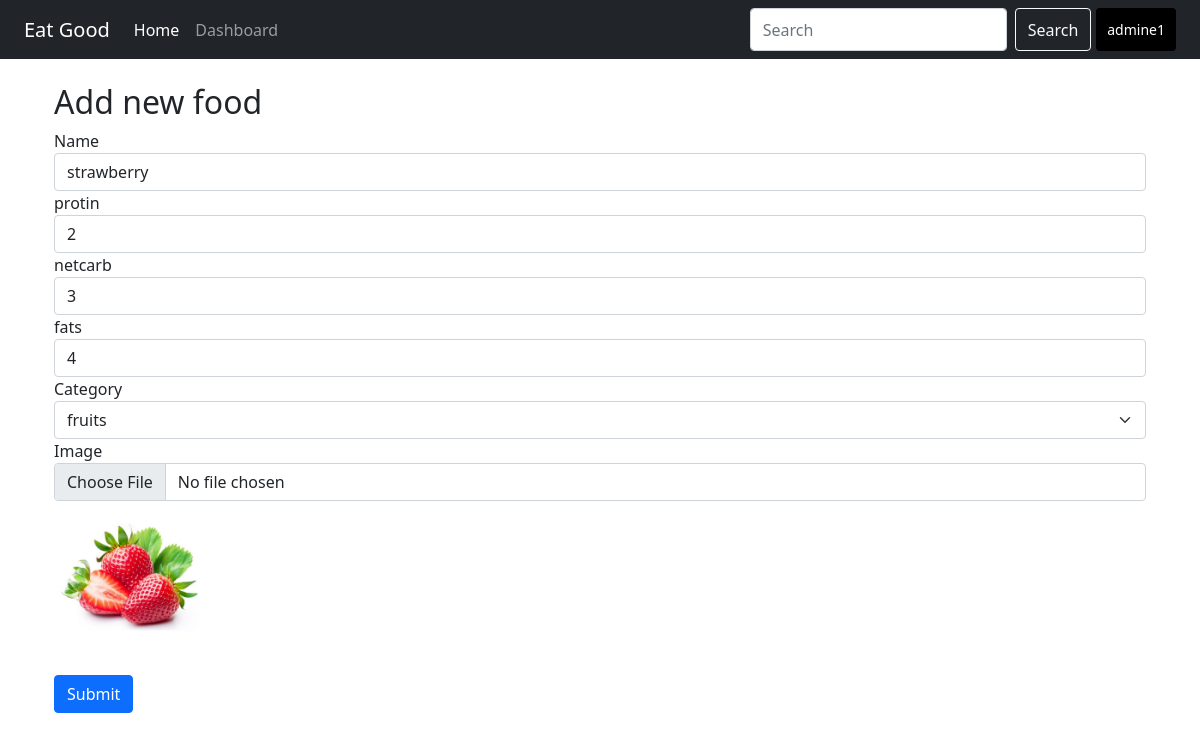
Screenshot of /editefood.php?id=5 (signed in) with the database file from the repository.
### tables this page shows
CREATE TABLE IF NOT EXISTS `food` (
  `id` int(11) NOT NULL AUTO_INCREMENT,
  `name` char(150) NOT NULL,
  `protein` int(11) NOT NULL,
  `netcarb` int(11) NOT NULL,
  `fat` int(11) NOT NULL,
  `image` varchar(150) NOT NULL,
  `cat_id` int(11) NOT NULL,
  PRIMARY KEY (`id`),
  KEY `cat_id` (`cat_id`)
);

CREATE TABLE IF NOT EXISTS `categories` (
  `id` int(11) NOT NULL AUTO_INCREMENT,
  `name` char(150) NOT NULL,
  PRIMARY KEY (`id`)
);

### editefood.php (the view, shortened to what this page needs)
<?php
    require 'connection.php';
    if($_SERVER['REQUEST_METHOD'] == "GET"){
        $id =  filter_var($_GET['id'],FILTER_SANITIZE_NUMBER_INT);
        $sql  = "SELECT * from food where id = ".$id;
        $op =   mysqli_query($con,$sql);
        $sql2  = "SELECT * from categories ";
        $op2 =   mysqli_query($con,$sql2);
        if($op && $op2){
            $data = mysqli_fetch_assoc($op);
        }else{
            echo 'No data related to this id ';
        }
        $imagePath = './uploads/'.$data['image'];
    }
?>
<!DOCTYPE html>
<html lang="en">
<head>
    <?php include 'header.php';?>
</head>
<body>
    <header>
        <?php include 'navbar.php';?>
    </header>
    <br>
    <div class="container">
        <h2>Add new food</h2>
        <form method="post" action="<?php $_SERVER['PHP_SELF']?>" enctype="multipart/form-data">
            <div class="form-group">
                <label for="exampleInputEmail1">Name</label>
                <input type="text" name="name" value="<?php echo $data['name']; ?>" class="form-control" id="exampleInputName" aria-describedby="" placeholder="">
            </div>
            <div class="form-group">
                <label for="exampleInputEmail1">protin</label>
                <input type="text" name="protin" value="<?php echo $data['protein']; ?>" class="form-control" id="exampleInputName" aria-describedby="" placeholder="">
            </div>
            <div class="form-group">
                <label for="exampleInputEmail1">netcarb</label>
                <input type="text" name="netcarb" value="<?php echo $data['netcarb']; ?>" class="form-control" id="exampleInputName" aria-describedby="" placeholder="">
            </div>
            <div class="form-group">
                <label for="exampleInputEmail1">fats</label>
                <input type="text" name="fat" value="<?php echo $data['fat']; ?>" class="form-control" id="exampleInputName" aria-describedby="" placeholder="">
            </div>
            <div class="form-group">
                <label for="inputGroupFile02">Category</label>
                <select class="form-select" aria-label="Default select example" name="cat">
                    <?php while($catData=mysqli_fetch_assoc($op2)) { ?>
                        <option  <?php if($data['cat_id']  ==  $catData['id'] ){ echo 'selected';}?>  value="<?php echo $catData['id']; ?>"><?php echo $catData['name']; ?></option>
                    <?php } ?>
                </select>
            </div>
            <div class="form-group ">
                <label for="inputGroupFile02">Image</label>
                <input type="file" name="image" class="form-control" id="inputGroupFile02">
                <img width="150" height="150" src="<?php echo $imagePath ?>" alt="food">
            </div>
            <br>
            <button type="submit" class="btn btn-primary">Submit</button>
        </form>
    </div>
    <br>
</body>
</html>

### rows the page displays
food: name "strawberry", protin "2", netcarb "3", fat "4", cat "fruits", image (picture)

### other values shown
$_SESSION['name'] "admine1"
